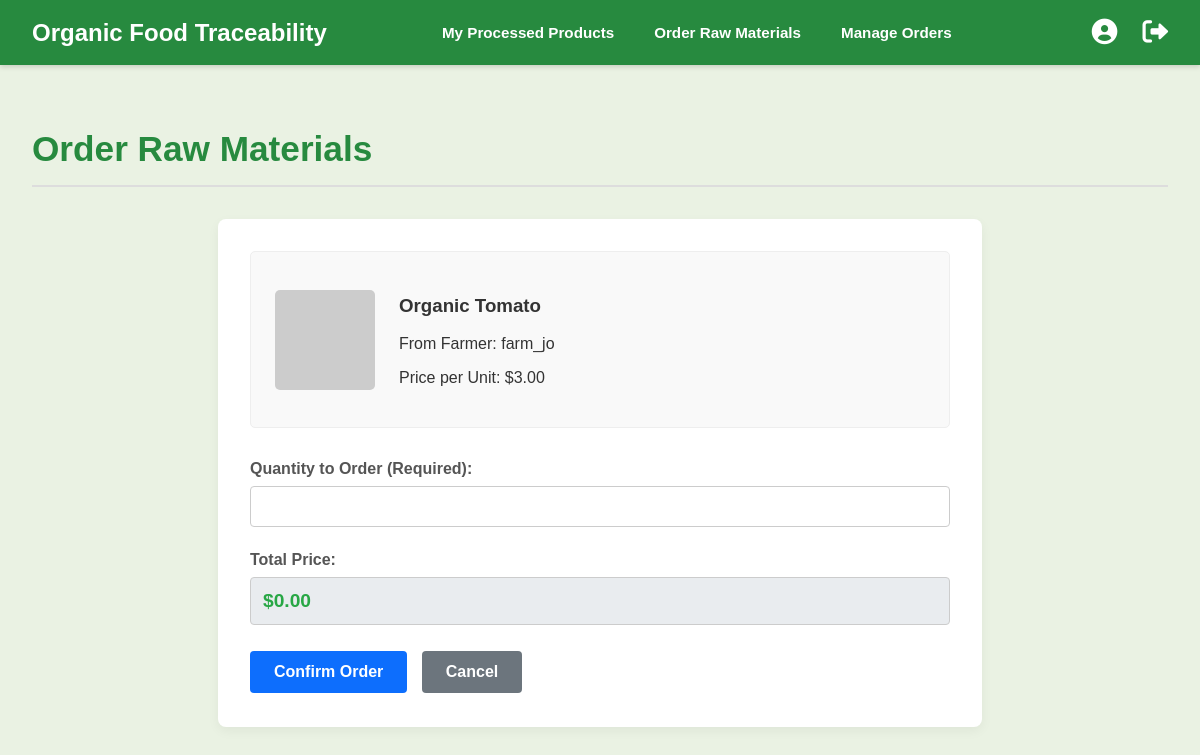
The app's page /place_manufacturer_products.php?product_id=11 (signed in) with its own data.
### tables this page shows
CREATE TABLE IF NOT EXISTS `products` (
  `ProductID` int NOT NULL AUTO_INCREMENT,
  `ProductName` varchar(150) NOT NULL,
  `ProductDescription` text,
  `CreatedByUserID` int NOT NULL,
  `ProductImage` varchar(255) DEFAULT NULL,
  `Quantity` decimal(10,2) DEFAULT NULL,
  `Price` decimal(10,2) DEFAULT NULL,
  `ShelfLifeDays` int DEFAULT NULL,
  `ProductType` varchar(20) NOT NULL DEFAULT 'Processed',
  `DateAdded` datetime DEFAULT CURRENT_TIMESTAMP,
  PRIMARY KEY (`ProductID`),
  KEY `CreatedByUserID` (`CreatedByUserID`),
  KEY `idx_product_type` (`ProductType`)
);

CREATE TABLE IF NOT EXISTS `users` (
  `UserID` int NOT NULL AUTO_INCREMENT,
  `Username` varchar(100) NOT NULL,
  `PasswordHash` varchar(255) NOT NULL,
  `RoleID` int NOT NULL,
  `FullName` varchar(150) DEFAULT NULL,
  `Email` varchar(150) DEFAULT NULL,
  `ContactNumber` varchar(20) DEFAULT NULL,
  `Address` text,
  `CertificateInfo` varchar(255) DEFAULT NULL,
  `VerificationStatus` varchar(20) NOT NULL DEFAULT 'Pending',
  `VerifiedByAdminID` int DEFAULT NULL,
  `VerificationDate` datetime DEFAULT NULL,
  `DateRegistered` datetime DEFAULT CURRENT_TIMESTAMP,
  PRIMARY KEY (`UserID`),
  UNIQUE KEY `Username` (`Username`),
  UNIQUE KEY `Email` (`Email`),
  KEY `RoleID` (`RoleID`),
  KEY `VerifiedByAdminID` (`VerifiedByAdminID`)
);

### place_manufacturer_products.php (the view, shortened to what this page needs)
<?php
include 'header_app.php';
$message = ''; $product_id = 0;
if (isset($_GET['product_id'])) { $product_id = intval($_GET['product_id']); }
$sql_fetch = "SELECT p.*, u.Username as FarmerName, u.UserID as FarmerID
              FROM Products p JOIN Users u ON p.CreatedByUserID = u.UserID
              JOIN UserRoles ur ON u.RoleID = ur.RoleID
              WHERE p.ProductID = ? AND ur.RoleName = 'Farmer'";
$stmt_fetch = $conn->prepare($sql_fetch);
$stmt_fetch->bind_param("i", $product_id); $stmt_fetch->execute(); $result = $stmt_fetch->get_result();
if ($result->num_rows == 1) {
    $product = $result->fetch_assoc();
    $product_price = $product['Price'] ?? 0;
} else { echo "<h1 style='color:red;'>Error</h1><p>Farmer product not found.</p>"; exit; }
?>
<div class="page-header"> <h1>Order Raw Materials</h1> </div>
<div class="form-card">
    <div class="product-summary">
        <?php
        if (!empty($product['ProductImage']) && file_exists($product['ProductImage'])) { echo '<img src="' . htmlspecialchars($product['ProductImage']) . '" alt="' . htmlspecialchars($product['ProductName']) . '">'; }
        else { echo '<img src="https://via.placeholder.com/100x100.png?text=No+Image" alt="No Image">'; }
        ?>
        <div>
            <h3><?php echo htmlspecialchars($product['ProductName']); ?></h3>
            <p>From Farmer: <?php echo htmlspecialchars($product['FarmerName']); ?></p>
            <p>Price per Unit: $<?php echo number_format($product_price, 2); ?></p>
        </div>
    </div>
    <form action="place_manufacturer_order.php?product_id=<?php echo $product_id; ?>" method="POST">
        <label for="order_quantity">Quantity to Order (Required):</label>
        <input type="number" id="order_quantity" name="order_quantity" step="0.01" min="0.01" required oninput="calculateTotal()">
        <label>Total Price:</label>
        <input type="text" id="total-price-display" value="$0.00" disabled>
        <button type="submit" name="place_mf_order" class="btn-submit">Confirm Order</button>
        <a href="browse_farmer_products.php" class="btn-cancel">Cancel</a>
    </form>
</div>
</div></body></html>

### app_style.css (style rules this page uses)
body { font-family:Arial,sans-serif;background-color:#EAF2E3;margin:0;padding:0;color:#333 }
.page-header { display:flex;justify-content:space-between;align-items:center;margin-bottom:2rem;padding-bottom:1rem;border-bottom:2px solid #ddd }
.page-header h1 { font-size:2.2rem;color:#278A3F;margin:0 }
.form-card { background:#fff;padding:2rem;border-radius:8px;box-shadow:0 4px 12px rgba(0,0,0,.05);max-width:900px;margin:1rem auto }
.form-card label { display:block;margin-bottom:.5rem;font-weight:700;color:#555 }
.form-card input[type=text],.form-card input[type=number],.form-card input[type=date],.form-card input[type=file],.form-card select,.form-card textarea { width:100%;padding:.75rem;margin-bottom:1.5rem;border:1px solid #ccc;border-radius:4px;box-sizing:border-box }
.form-card input[disabled] { background-color:#e9ecef;cursor:not-allowed }
.btn-submit { background:#28a745;color:#fff;padding:.75rem 1.5rem;border:none;border-radius:4px;font-size:1rem;font-weight:700;cursor:pointer }
.btn-cancel { display:inline-block;background:#6c757d;color:#fff;padding:.75rem 1.5rem;border:none;border-radius:4px;font-size:1rem;font-weight:700;cursor:pointer;text-decoration:none;margin-left:10px }
.btn-details,.btn-cancel,.btn-action { display:inline-block;padding:5px 10px;font-size:.8rem;color:#fff;text-decoration:none;border-radius:4px;border:none;cursor:pointer;margin:2px; }
.btn-cancel { background-color:#dc3545 }

### place_manufacturer_products.php (style rules this page uses)
.form-card { background-color:#fff;padding:2rem;border-radius:8px;box-shadow:0 4px 12px rgba(0,0,0,.05);max-width:700px;margin:1rem auto }
.form-card label { display:block;margin-bottom:.5rem;font-weight:700;color:#555 }
.form-card input[type=text],.form-card input[type=number] { width:100%;padding:.75rem;margin-bottom:1.5rem;border:1px solid #ccc;border-radius:4px;box-sizing:border-box }
.form-card input[disabled] { background-color:#e9ecef;cursor:not-allowed }
.product-summary { display:flex;align-items:center;gap:1.5rem;margin-bottom:2rem;background-color:#f9f9f9;padding:1.5rem;border-radius:5px;border:1px solid #eee }
.product-summary img { width:100px;height:100px;object-fit:cover;border-radius:5px }
#total-price-display { font-weight:700;font-size:1.2rem;color:#28a745 }
.btn-submit { background-color:#0d6efd;color:#fff;padding:.75rem 1.5rem;border:none;border-radius:4px;font-size:1rem;font-weight:700;cursor:pointer }
.btn-cancel { display:inline-block;background-color:#6c757d;color:#fff;padding:.75rem 1.5rem;border:none;border-radius:4px;font-size:1rem;font-weight:700;cursor:pointer;text-decoration:none;margin-left:10px }

### records on screen
products: ProductName "Organic Tomato", CreatedByUserID.Username "farm_jo", Price "3.00"
